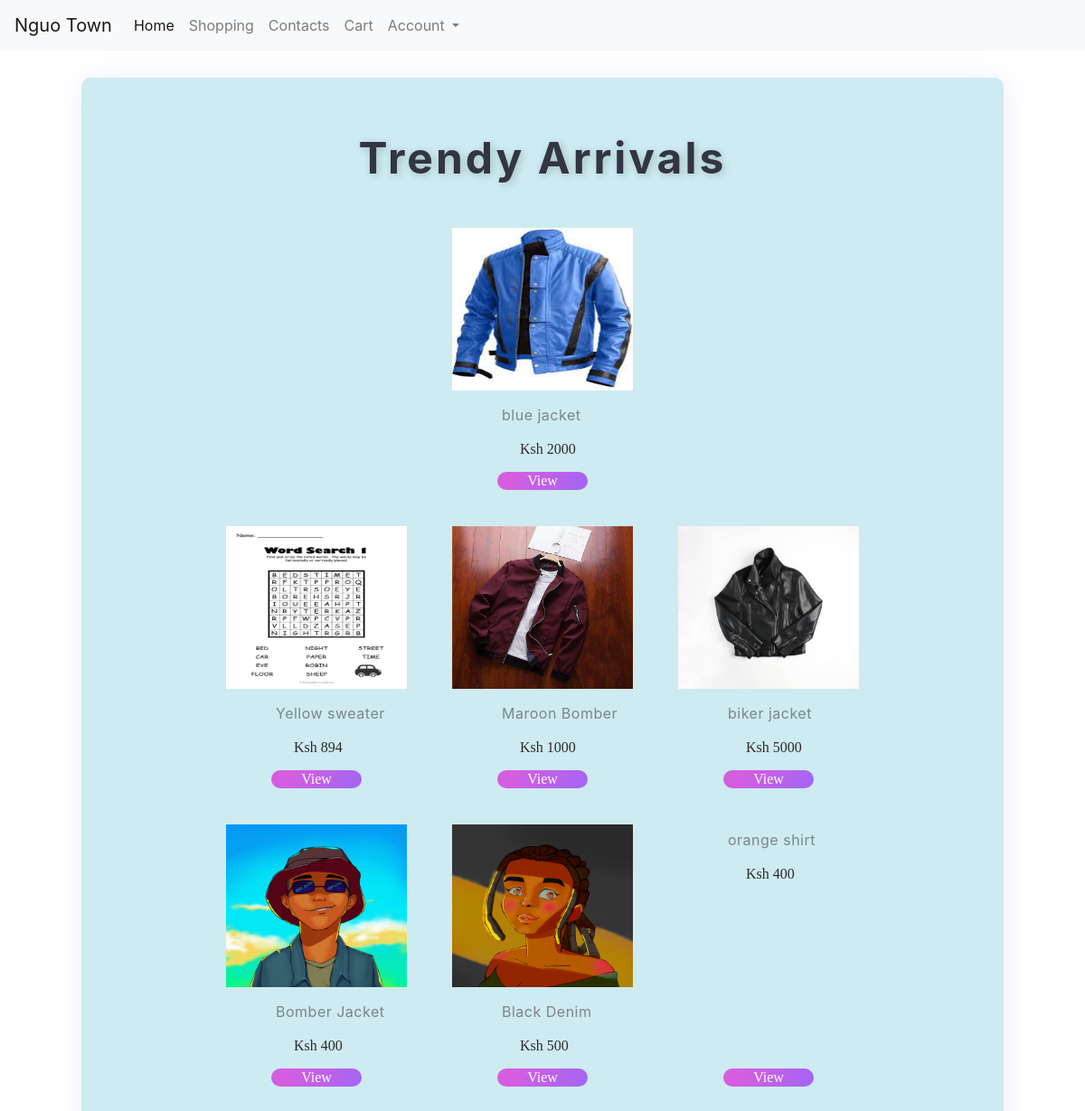
Screenshot of /shopping/ with the database file from the repository.
### nguo/models.py (models this page shows, shortened)
class Clothes(models.Model):
    LOCATIONS = (
        ('Nairobi', 'Nairobi'),
        ('Thika', 'Thika'),
        ('Mombasa','Mombasa'),
    )
    CLOTHTYPES=(
        ('Jacket','Jacket'),
        ('Shirt','Shirt')
    )
    title =models.CharField (max_length=200)
    price = models.CharField (max_length=200 ,null=True)
    cloth_type = models.CharField (max_length=200 ,null=True ,choices=CLOTHTYPES)
    location =models.CharField (max_length=200 ,null=True ,choices=LOCATIONS)
    description = models.CharField (max_length=300 ,blank=True,null=True)
    slug = models.SlugField(unique=True)
    date_created = models.DateTimeField(auto_now_add = True)
    tags = models.ManyToManyField(Tag)
    image = models.ImageField(null =True ,blank =True,upload_to ='images/')
    class Meta:
        unique_together = ('title','slug')
    def get_absolute_url(self):
        return reverse("detail",kwargs={"slug":self.slug})

### official/views.py (the view)
# urls.py: path('shopping/',shopping_view, name ='shop'),
def shopping_view(request):
    cloth = Clothes.objects.all()
    context = {
        'cloth': cloth
    }
    return render(request,'official/shopping.html',context)

### official/templates/official/shopping.html (shortened to what this page needs)
{%extends 'base.html'%}
{% load static %}
{%block content%}
<section class="product">
    <div class="p-heading">
        <h3>Trendy Arrivals</h3>
    </div>
    <div class="product-container">
        {%for i in cloth%}
        <div class="p-box">
            {% if i.image %}
                <img src="{{i.image.url}}" alt="#">
            {% endif %}
            <p>{{i.title}}</p>
            <h1 class="price">Ksh {{i.price}}</h1>
            <a href="{{i.get_absolute_url}}" class="view-btn">View</a>
        </div>
        {%endfor%}
    </div>
</section>
{%endblock %}

### templates/base.html (shortened to what this page needs)
{% load static %}
<!DOCTYPE html>
<html lang="en">
<head>
    <link rel="stylesheet" href="https://maxcdn.bootstrapcdn.com/bootstrap/4.0.0/css/bootstrap.min.css">
    <link rel="stylesheet" href="{% static 'stylesbase.css' %}">
</head>
<body>
    <nav class="navbar navbar-expand-lg navbar-light bg-light">
        <a class="navbar-brand" href="#">Nguo Town</a>
        <div class="collapse navbar-collapse" id="navbarNavDropdown">
          <ul class="navbar-nav">
            <li class="nav-item active">
              <a class="nav-link" href="{% url 'home'%}">Home <span class="sr-only">(current)</span></a>
            </li>
            <li class="nav-item">
              <a class="nav-link" href="{% url 'shop'%}">Shopping</a>
            </li>
            <li class="nav-item">
              <a class="nav-link" href="{%url 'contact'%}">Contacts</a>
            </li>
            <li class="nav-item">
              <a class="nav-link" href="{% url 'cart'%}">Cart </a>
            </li>
            <li class="nav-item dropdown">
              <a class="nav-link dropdown-toggle" href="#" id="navbarDropdownMenuLink" data-toggle="dropdown" aria-haspopup="true" aria-expanded="false">
                Account
              </a>
            </li>
          </ul>
        </div>
      </nav>
    {%block content%}
    {%endblock %}
</body>
</html>

### static/stylesbase.css (style rules this page uses)
* { margin: 0; padding: 0; }

### official/templates/official/shopping.html (style rules this page uses)
.product { width: 85%; background-color: rgb(205, 235, 241); box-shadow: 2px 2px 30px rgba(167,158,245,0.2); display:flex; margin: 30px auto; flex-direction: column; align-items: center; padding: 40px 20px; position: relative; background-size: 1000px; background-position: center; border-radius: 10px; }
.p-heading { margin: 20px; text-shadow: 2px 2px 10px rgba(0,0,0,0.2); }
.p-heading h3 { font-weight: 700; letter-spacing: 3px; text-align: center; font-size: 3rem; color: #323543; }
.product-container { display: flex; justify-content: center; align-items: center; flex-wrap: wrap-reverse; margin: 10px 0px; width: 100%; }
.p-box { width:250px; height: 330px; justify-content: center; align-items: center; flex-direction: column; border-radius: 4px; position: relative; margin:10xp 30px; }
.p-box img { height: 180px; width: 200px; margin-left: 25px; margin-top: 10px; }
.p-box p { padding-left: 80px; padding-top: 15px; color: #3a3a3a90; font-size: 1rem; letter-spacing: 0.5px; }
.price { padding-left: 100px; color:#2c2c2c; font-family: poppins; font-size: 1rem; }
.view-btn { position: absolute; width: 100px; height: 20px; display: flex; justify-content: center; align-items: center; font-family: calibri; left: 50%; bottom: 30px; transform: translateX(-50%); border-radius: 20px; color: #ffffff; background: linear-gradient(120deg,#d55de0 20%,#a166f4); }

### rows the page displays
Clothes: image (picture), title "Bomber Jacket", price "400"
Clothes: image (picture), title "Black Denim", price "500"
Clothes: title "orange shirt", price "400"
Clothes: image (picture), title "Yellow sweater", price "894"
Clothes: image (picture), title "Maroon Bomber", price "1000"
Clothes: image (picture), title "biker jacket", price "5000"
Clothes: image (picture), title "blue jacket", price "2000"
